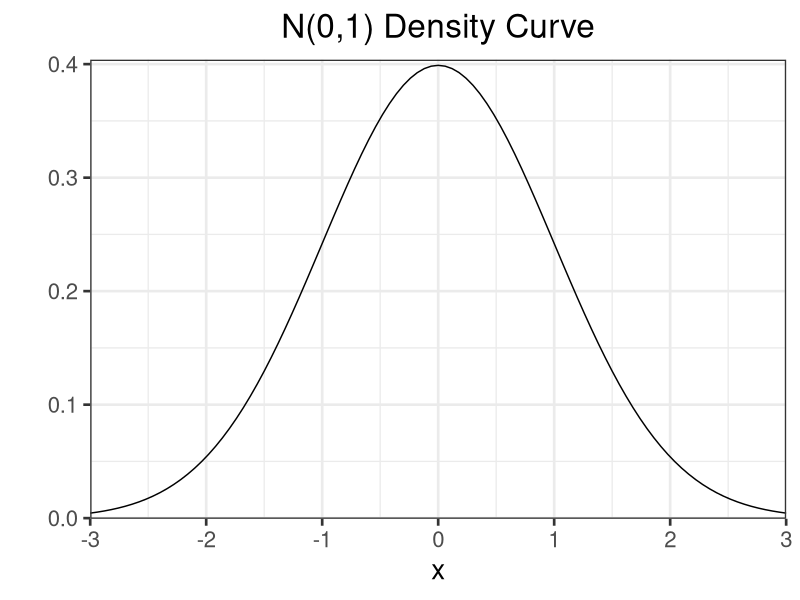
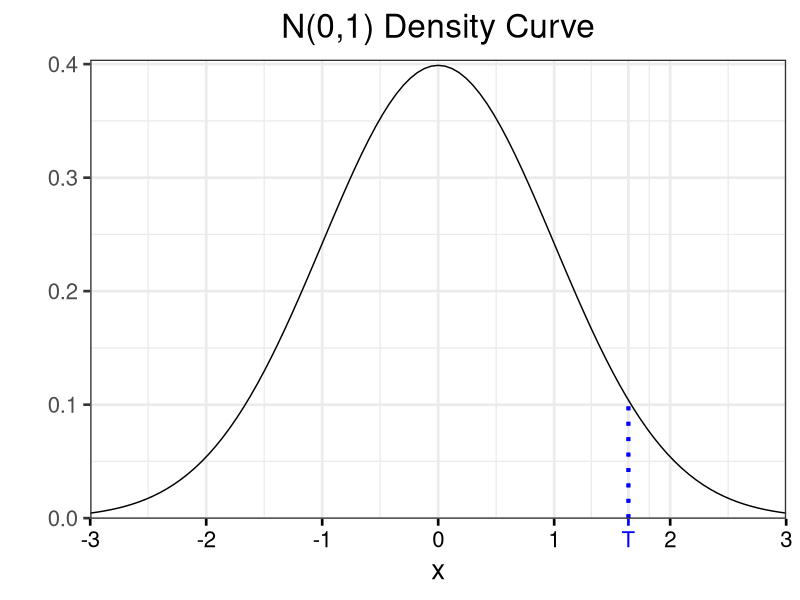
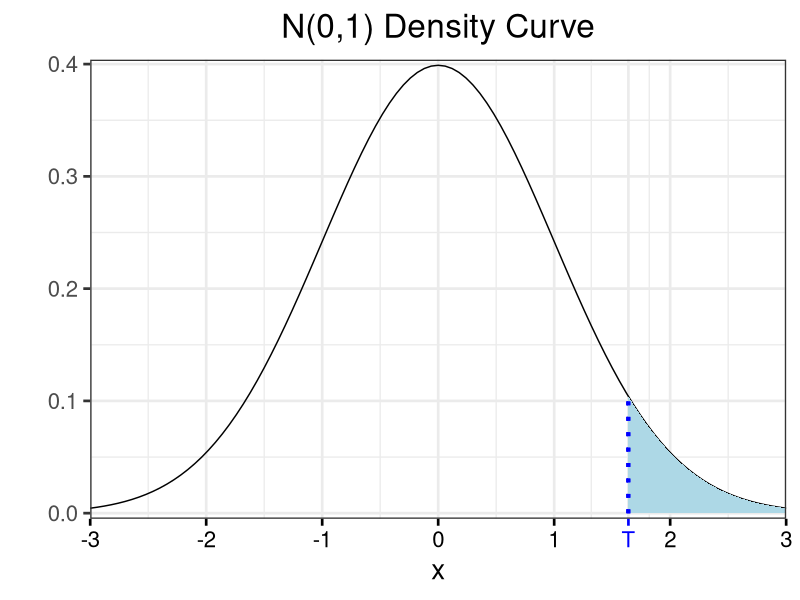
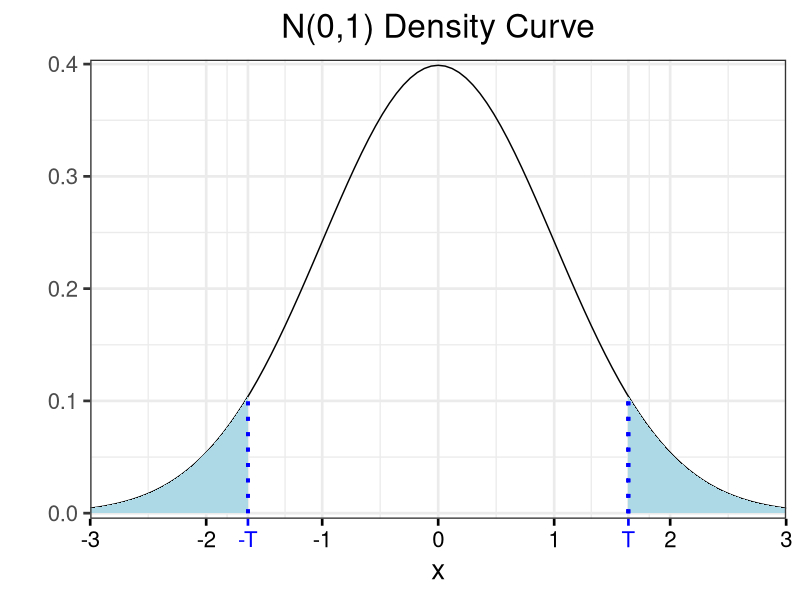
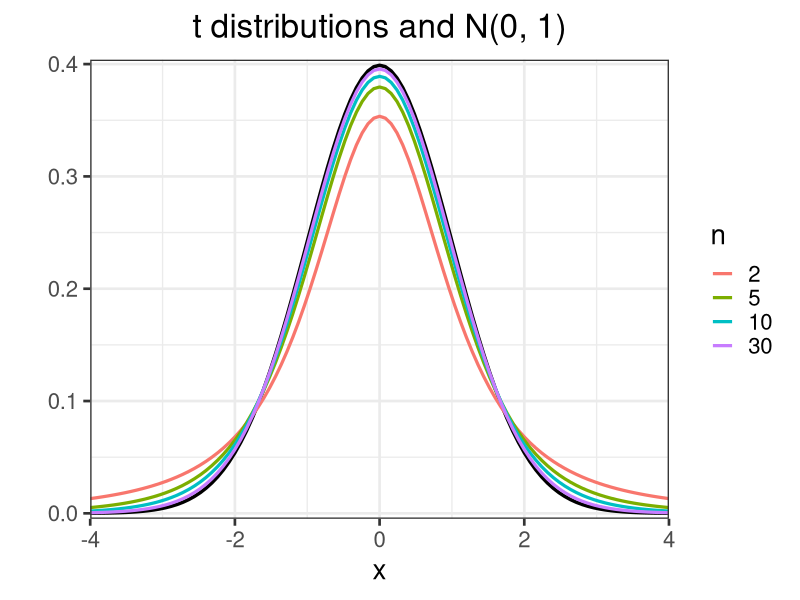
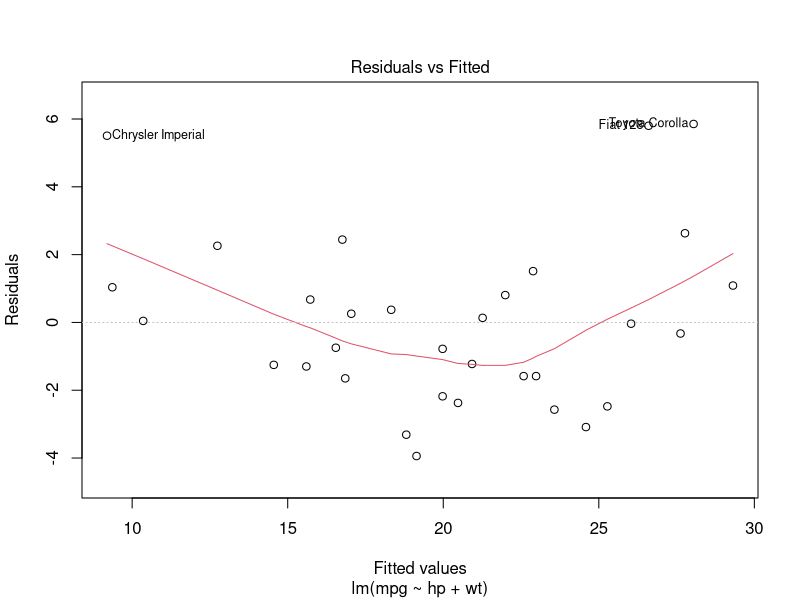
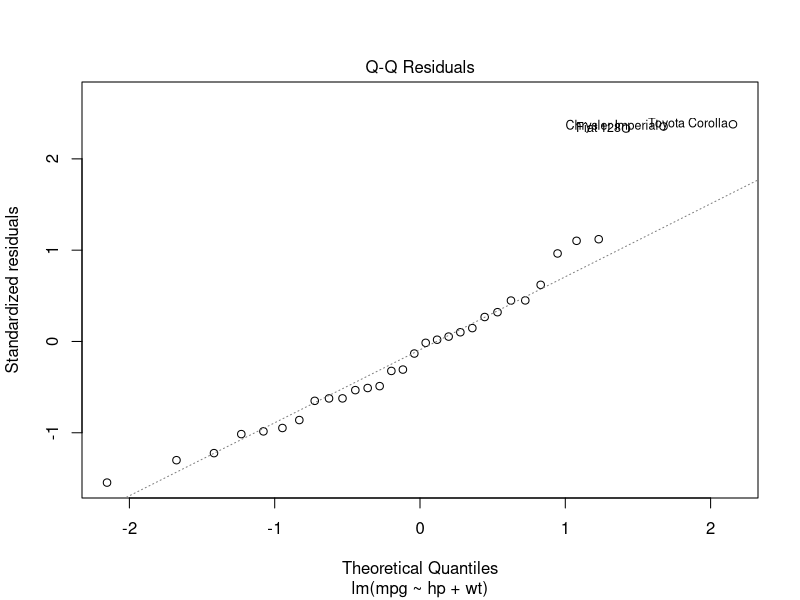
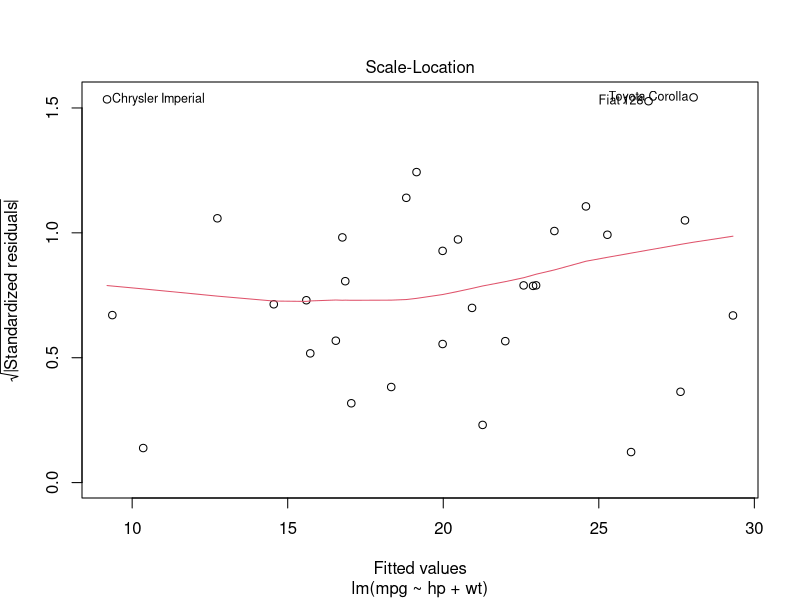

The R source for these figures, in order:
## ---- chunk 1
options(htmltools.dir.version = FALSE)
knitr::opts_chunk$set(comment = "##")
knitr::opts_chunk$set(cache = TRUE)
library(kableExtra)
library(tidyverse)
## ---- chunk 2
# set the seed for reproducibility!
set.seed(302)
# the true population parameter, considered unknown!
p <- 0.6
# simulate 100 coin flips
coin_flips <- rbinom(100, size = 1, prob = p)
head(coin_flips)
sum(coin_flips)
## ---- chunk 3
# record test statistic
test_stat <- sum(coin_flips)
# record how "extreme" our test statistic is
diff_from_exp <- abs(50 - test_stat)
# first component: probability of observing a test statistic as or more extreme
#                  than ours less than the expected value
# second component: probability of observing a test statistic as or more extreme
#                   than ours more than the expected value
p_val <- pbinom(50 - diff_from_exp, size = 100, prob = 0.5) +
  pbinom(50 + diff_from_exp - 1, size = 100, prob = 0.5, lower.tail = FALSE) 
round(p_val, 3)
## ---- chunk 4
n01 <- ggplot(data = data.frame(x = c(-3, 3)), aes(x)) +
  stat_function(fun = dnorm, n = 101, args = list(mean = 0, sd = 1)) + ylab("") +
  theme_bw(base_size = 20) + 
  scale_y_continuous(expand = c(0, 0.005)) +
  scale_x_continuous(expand = c(0, 0)) + 
  labs(title = "N(0,1) Density Curve") +
  theme(plot.title = element_text(hjust = 0.5))
n01
## ---- chunk 5
n02 <- n01 + geom_segment(x = 1.64, y = 0, xend = 1.64, yend = dnorm(1.64), 
                   colour = "blue", linetype = "dotted", lwd = 1.3) +
  scale_x_continuous(breaks = c(-3:1, 1.64, 2, 3), expand = c(0, 0),
                     labels = c("-3", "-2", "-1", "0", "1", "T", "2", "3")) + 
  theme(axis.text.x = element_text(color = c(rep("black", 5), "blue", "black", "black"))) +
  theme(axis.ticks.x = element_line(color = c(rep("black", 5), "blue", "black", "black")))
n02
## ---- chunk 6
n03 <- n02 + stat_function(fun = dnorm, 
                xlim = c(1.64, 3),
                geom = "area",
                fill = "lightblue") + 
  geom_segment(x = 1.64, y = 0, xend = 1.64, yend = dnorm(1.64), 
                   colour = "blue", linetype = "dotted", lwd = 1.3)
n03
## ---- chunk 7
n03 + stat_function(fun = dnorm, 
                xlim = c(-1.64, -3),
                geom = "area",
                fill = "lightblue") + 
  geom_segment(x = -1.64, y = 0, xend = -1.64, yend = dnorm(-1.64), 
                   colour = "blue", linetype = "dotted", lwd = 1.3) +
  scale_x_continuous(breaks = c(-3, -2, -1.64, -1, 0 , 1, 1.64, 2, 3),
                     expand = c(0, 0),
                     labels = c("-3", "-2", "-T", "-1", "0", "1", "T", "2", "3")) + 
  theme(axis.text.x = element_text(color = c(rep("black", 2), "blue",
                                             rep("black", 3), "blue",
                                             rep("black", 2)))) +
  theme(axis.ticks.x = element_line(color = c(rep("black", 2), "blue",
                                             rep("black", 3), "blue",
                                             rep("black", 2))))
## ---- chunk 8
myfac <- factor(c(2, 5, 10, 30), levels = c(2, 5, 10, 30))
n01 + stat_function(fun = dnorm, n = 101, args = list(mean = 0, sd = 1), size = 1.2) +
  stat_function(fun = dt, n = 101, args = list(df = 2), aes(color = myfac[1]), size = 1.1) +
  stat_function(fun = dt, n = 101, args = list(df = 5), aes(color = myfac[2]), size = 1.1) +
  stat_function(fun = dt, n = 101, args = list(df = 10), aes(color = myfac[3]), size = 1.1) +
  stat_function(fun = dt, n = 101, args = list(df = 30), aes(color = myfac[4]), size = 1.1) +
  scale_x_continuous(limits = c(-4, 4), expand = c(0, 0)) +
  labs(title = "t distributions and N(0, 1)", color = "n") + 
  scale_color_discrete(breaks = sort(myfac))
## ---- chunk 9
set.seed(302)
x <- rnorm(10, mean = 0, sd = 1)
y <- rnorm(10, mean = 1.5, sd = 1)
t.test(x, y)
## ---- chunk 10
t.test(x, y, alternative = "less")
## ---- chunk 11
t.test(x, mu = 0)
## ---- chunk 12
data(mtcars)
my_lm <- lm(mpg ~ hp + wt, data = mtcars)
class(my_lm)
my_lm
## ---- chunk 13
names(my_lm)
## ---- chunk 14
summary(my_lm)
## ---- chunk 15
plot(my_lm, which = 1)
## ---- chunk 16
plot(my_lm, which = 2)
## ---- chunk 17
plot(my_lm, which = 3)
## ---- chunk 18
plot(my_lm, which = 5)
## ---- chunk 19
coef(my_lm)
## ---- chunk 20
mod_fits <- fitted(my_lm)
my_df <- data.frame(actual = mtcars$mpg, fitted = mod_fits)
ggplot(my_df, aes(x = fitted, y = actual)) +
  geom_point() +
  geom_abline(slope = 1, intercept = 0, col = "red", lty = 2) + 
  theme_bw(base_size = 15) +
  labs(x = "Fitted values", y = "Actual values", title = "Actual vs. Fitted") +
  theme(plot.title = element_text(hjust = 0.5))
## ---- chunk 21
# Note: wt is in 1000s of lbs!
new_obs <- data.frame(hp = c(100, 150), wt = c(3, 3.5))
predict(my_lm, new_obs)
## ---- chunk 22
no_intercept <- lm(mpg ~ hp + wt - 1, data = mtcars)
summary(no_intercept)
## ---- chunk 23
interact <- lm(mpg ~ hp:wt, data = mtcars)
summary(interact)
## ---- chunk 24
interact <- lm(mpg ~ hp*wt, data = mtcars)
summary(interact)
## ---- chunk 25
include_all <- lm(mpg ~ ., data = mtcars)
summary(include_all)
